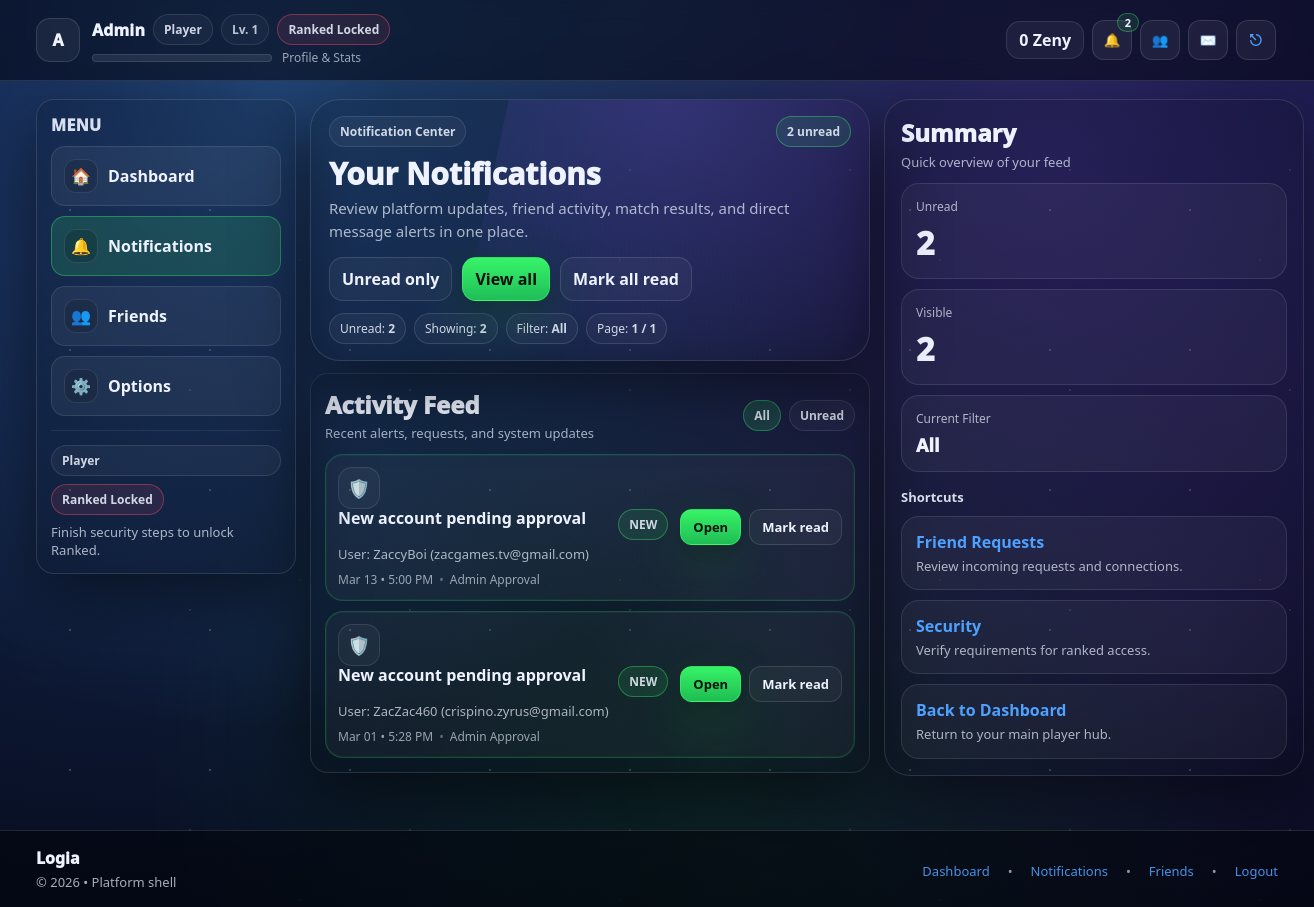
Screenshot of /notifications.php (signed in) with the database file from the repository.
### tables this page shows
CREATE TABLE `users` (
  `id` bigint UNSIGNED NOT NULL,
  `username` varchar(32) NOT NULL,
  `email` varchar(255) NOT NULL,
  `password_hash` varchar(255) NOT NULL,
  `display_name` varchar(64) DEFAULT NULL,
  `email_verified_at` datetime DEFAULT NULL,
  `failed_login_attempts` int NOT NULL DEFAULT '0',
  `security_challenge_required` tinyint(1) NOT NULL DEFAULT '0',
  `last_failed_login_at` datetime DEFAULT NULL,
  `approval_status` enum('pending','approved','rejected') NOT NULL DEFAULT 'pending',
  `approved_by` bigint UNSIGNED DEFAULT NULL,
  `approved_at` datetime DEFAULT NULL,
  `rejected_reason` varchar(255) DEFAULT NULL,
  `is_active` tinyint(1) NOT NULL DEFAULT '1',
  `is_guest` tinyint(1) NOT NULL DEFAULT '0',
  `banned_until` datetime DEFAULT NULL,
  `bank_link_status` enum('none','pending','linked','failed') NOT NULL DEFAULT 'none',
  `bank_linked_at` datetime DEFAULT NULL,
  `appearance_mode` enum('default','dark','light') NOT NULL DEFAULT 'default',
  `last_login_at` datetime DEFAULT NULL,
  `created_at` datetime NOT NULL DEFAULT CURRENT_TIMESTAMP,
  `updated_at` datetime NOT NULL DEFAULT CURRENT_TIMESTAMP ON UPDATE CURRENT_TIMESTAMP,
  `level` int DEFAULT '1',
  `exp` int DEFAULT '0',
  `exp_to_next` int DEFAULT '100',
  `credits` int DEFAULT '0',
  `matches_played` int DEFAULT '0',
  `matches_won` int DEFAULT '0',
  `bio` text,
  `avatar_path` varchar(255) DEFAULT NULL,
  `favorite_deck` varchar(100) DEFAULT NULL,
  `tagline` varchar(120) DEFAULT NULL
);

CREATE TABLE `dashboard_notifications` (
  `id` bigint UNSIGNED NOT NULL,
  `user_id` bigint UNSIGNED NOT NULL,
  `type` varchar(32) NOT NULL,
  `title` varchar(120) NOT NULL,
  `body` varchar(500) DEFAULT NULL,
  `link_url` varchar(255) DEFAULT NULL,
  `is_read` tinyint(1) NOT NULL DEFAULT '0',
  `created_at` datetime NOT NULL DEFAULT CURRENT_TIMESTAMP,
  `read_at` datetime DEFAULT NULL
);

### notifications.php (the view, shortened to what the rows shown need)
<?php
require_once __DIR__ . "/includes/db.php";
require_once __DIR__ . "/includes/helpers.php";
require_once __DIR__ . "/includes/auth.php";
require_once __DIR__ . "/includes/ui.php";
$u  = current_user();
$bp = base_path();
$uid = (int)($u['id'] ?? 0);
$tab = trim((string)($_GET['tab'] ?? 'all'));
$page = (int)($_GET['page'] ?? 1);
$perPage = 12;
function count_notifications_for_user(mysqli $mysqli, int $userId, string $tab = 'all'): int {
  if ($tab === 'unread') {
    $stmt = $mysqli->prepare("
      SELECT COUNT(*)
      FROM dashboard_notifications
      WHERE user_id = ? AND is_read = 0
    ");
    $stmt->bind_param("i", $userId);
  } else {
    $stmt = $mysqli->prepare("
      SELECT COUNT(*)
      FROM dashboard_notifications
      WHERE user_id = ?
    ");
    $stmt->bind_param("i", $userId);
  }
  $stmt->execute();
  $stmt->bind_result($count);
  return (int)$count;
}
function fetch_all_notifications_for_user(
  mysqli $mysqli,
  int $userId,
  string $tab = 'all',
  int $limit = 12,
  int $offset = 0
): array {
  if ($tab === 'unread') {
    $stmt = $mysqli->prepare("
      SELECT id, type, title, body, link_url, is_read, created_at
      FROM dashboard_notifications
      WHERE user_id = ? AND is_read = 0
      ORDER BY created_at DESC, id DESC
      LIMIT ? OFFSET ?
    ");
    $stmt->bind_param("iii", $userId, $limit, $offset);
  } else {
    $stmt = $mysqli->prepare("
      SELECT id, type, title, body, link_url, is_read, created_at
      FROM dashboard_notifications
      WHERE user_id = ?
      ORDER BY created_at DESC, id DESC
      LIMIT ? OFFSET ?
    ");
    $stmt->bind_param("iii", $userId, $limit, $offset);
  }
  $stmt->execute();
  $rows = $stmt->get_result()->fetch_all(MYSQLI_ASSOC);
  return $rows;
}
$totalItems = count_notifications_for_user($mysqli, $uid, $tab);
$totalPages = max(1, (int)ceil($totalItems / $perPage));
$offset = ($page - 1) * $perPage;
$notes      = fetch_all_notifications_for_user($mysqli, $uid, $tab, $perPage, $offset);
ui_header("Notifications");
?>
<section class="section notif-page">
  <div class="hub-grid">
    <main class="notif-main">
      <div class="card hub-hero notif-hero">
        <div class="notif-hero__content">
          <h2>Your Notifications</h2>
          <div class="notif-hero__stats">
            <span class="note">Page: <b><?= (int)$page ?> / <?= (int)$totalPages ?></b></span>
          </div>
        </div>
      </div>
      <div class="card notif-panel">
        <div class="notif-list">
          <?php if (!$notes): ?>
            <div class="card-soft notif-empty">
              <div class="notif-empty__title">No notifications here.</div>
              <div class="notif-empty__meta">
                <?= $tab === 'unread'
                  ? 'You do not have any unread notifications right now.'
                  : 'Your notification feed is empty for now.' ?>
              </div>
            </div>
          <?php else: ?>
            <?php foreach ($notes as $n): ?>
              <?php
                $icon = notif_icon((string)$n['type']);
                $when = !empty($n['created_at']) ? date("M d • g:i A", strtotime((string)$n['created_at'])) : '';
                $link = trim((string)($n['link_url'] ?? ''));
                $href = $bp . "/notifications.php?read=" . (int)$n['id']
                      . "&tab=" . rawurlencode($tab)
                      . "&page=" . (int)$page;
                if ($link !== '') {
                  $href .= "&next=" . rawurlencode($link);}
                $isUnread = ((int)($n['is_read'] ?? 0) === 0);
              ?>
              <article class="card-soft notif-row notif-row--compact<?= $isUnread ? ' is-unread' : '' ?>">
                <div class="notif-row__icon"><?= $icon ?></div>
                <div class="notif-row__content">
                  <div class="notif-row__top">
                    <div class="notif-row__main">
                      <div class="notif-row__titleline">
                        <div class="notif-row__title"><?= h((string)$n['title']) ?></div>
                        <?php if ($isUnread): ?>
                          <span class="pill notif-pill-good">NEW</span>
                        <?php else: ?>
                          <span class="pill notif-pill-soft">Read</span>
                        <?php endif; ?>
                      </div>
                      <?php if (!empty($n['body'])): ?>
                        <div class="notif-row__body"><?= h((string)$n['body']) ?></div>
                      <?php endif; ?>
                      <div class="notif-row__meta">
                        <span><?= h($when) ?></span>
                        <span class="notif-row__dot">•</span>
                        <span><?= h((string)ucwords(str_replace('_', ' ', (string)$n['type']))) ?></span>
                      </div>
                    </div>
                    <div class="notif-row__actions notif-row__actions--inline">
                      <?php if ($link !== ''): ?>
                        <a class="btn btn-primary" href="<?= h($href) ?>">Open</a>
                      <?php endif; ?>
                      <?php if ($isUnread): ?>
                        <a class="btn btn-ghost" href="<?= h($bp) ?>/notifications.php?read=<?= (int)$n['id'] ?>&tab=<?= h($tab) ?>&page=<?= (int)$page ?>">Mark read</a>
                      <?php endif; ?>
                    </div>
                  </div>
                </div>
              </article>
            <?php endforeach; ?>
          <?php endif; ?>
        </div>
      </div>
    </main>
  </div>
</section>
<?php ui_footer(); ?>

### includes/ui.php (shortened to what the rows shown need)
<?php
require_once __DIR__ . '/helpers.php';
require_once __DIR__ . '/db.php';
require_once __DIR__ . '/auth.php';
function notif_icon(string $type): string {
  return match ($type) {
    'admin_approval'  => '🛡️',
    'security_alert'  => '🔐',
    'credit_update'   => '💳',
    'match_result'    => '🏁',
    'ranked_unlock'   => '🏆',
    'friend_request'  => '👥',
    'friend_accept'   => '✅',
    'message'         => '✉️',
    default           => '🔔',
  };
}
function ranked_requirements(mysqli $mysqli, array $u): array {
  $uid = (int)$u['id'];
  $stmt = $mysqli->prepare("SELECT is_enabled FROM two_factor_secrets WHERE user_id = ? LIMIT 1");
  $stmt->bind_param("i", $uid);
  $stmt->execute();
  $twofa = (int)($stmt->get_result()->fetch_assoc()['is_enabled'] ?? 0);
  $email_ok = !empty($u['email_verified_at']);
  $bank_ok  = (($u['bank_link_status'] ?? 'none') === 'linked');
  $twofa_ok = ($twofa === 1);
  return [
    'email_ok'  => $email_ok,
    'bank_ok'   => $bank_ok,
    'twofa_ok'  => $twofa_ok,
    'ranked_ok' => (($u['approval_status'] ?? '') === 'approved') && $email_ok && $bank_ok && $twofa_ok
  ];
}
function ui_appearance_mode(array $u): string {
  $mode = (string)($u['appearance_mode'] ?? 'default');
  return $mode;
}
function ui_header(string $title = 'Dashboard', bool $is_hub = true): void {
  global $mysqli;
  $bp = base_path();
  $u  = current_user();
  $is_guest = ((int)($u['is_guest'] ?? 0) === 1);
  $role_label = $is_guest ? 'Guest' : 'Player';
  $level   = (int)($u['level'] ?? 1);
  $req = ranked_requirements($mysqli, $u);
  $ranked_ok = (!$is_guest && !empty($req['ranked_ok']));
  $zenyBalance = (int)($u['credits'] ?? 0);
  ?>
<!doctype html>
<html lang="en">
<head>
  <link rel="stylesheet" href="<?= h($bp) ?>/assets/style.css"/>
  <link rel="stylesheet" href="<?= h($bp) ?>/assets/hub.css"/>
  <link rel="stylesheet" href="<?= h($bp) ?>/assets/userstyle.css"/>
</head>
<body class="<?= $is_hub ? 'hub' : '' ?>" data-appearance="<?= h(ui_appearance_mode($u)) ?>">
<header class="topnav">
  <div class="topnav__inner topnav__inner--hub">
    <a href="<?= h($bp) ?>/profile.php" title="Profile & Stats" class="topnav-profile">
      <?php $navAvatar = trim((string)($u['avatar_path'] ?? '')); ?>
      <?php if ($navAvatar !== ''): ?>
        <img
          src="<?= h($bp . '/' . ltrim($navAvatar, '/')) ?>"
          alt="Profile Avatar"
          class="topnav-profile__avatarimg"
        >
      <?php else: ?>
        <div class="topnav-profile__avatarfallback">
          <?= h(strtoupper(substr((string)$u['username'], 0, 1))) ?>
        </div>
      <?php endif; ?>
      <div class="topnav-profile__meta">
        <div class="topnav-profile__row">
          <div class="topnav-profile__name">
            <?= h($u['display_name'] ?? $u['username']) ?>
          </div>
          <span class="pill"><?= h($role_label) ?></span>
          <span class="pill pill-soft">Lv. <?= (int)$level ?></span>
          <?php if ($is_guest): ?>
            <span class="pill status-pill--warn">Casual Only</span>
          <?php elseif (!$ranked_ok): ?>
            <span class="pill status-pill--bad">Ranked Locked</span>
          <?php endif; ?>
        </div>
        <div class="topnav-profile__subrow">
        </div>
      </div>
    </a>
    <div class="md-icons">
          <div
          class="md-ico-wrap md-balance-wrap"
          title="Zeny Balance"
        >
          <a
            href="<?= h($bp) ?>/shop.php?tab=credits"
            class="md-balance"
          >
            <span> <?= number_format($zenyBalance) ?> Zeny</span>
          </a>
    </div>
  </div>
</header>
<main class="container container--topspaced">
<?php
}
function ui_footer(): void {
  ?>
</main>
</body>
</html>
<?php
}

### rows the page displays
users: username "A", display_name "Admin", is_guest "Player", level "1", credits "0", id "1"
dashboard_notifications: type "🛡️", title "New account pending approval", is_read "NEW", body "User: ZaccyBoi (zacgames.tv@gmail.com)", created_at "Mar 13 • 5:00 PM", type "Admin Approval"
dashboard_notifications: type "🛡️", title "New account pending approval", is_read "NEW", body "User: ZacZac460 (crispino.zyrus@gmail.com)", created_at "Mar 01 • 5:28 PM", type "Admin Approval"

### other values shown
$unread "2"
$totalShown "2"
$tab "All"
$page "1"
